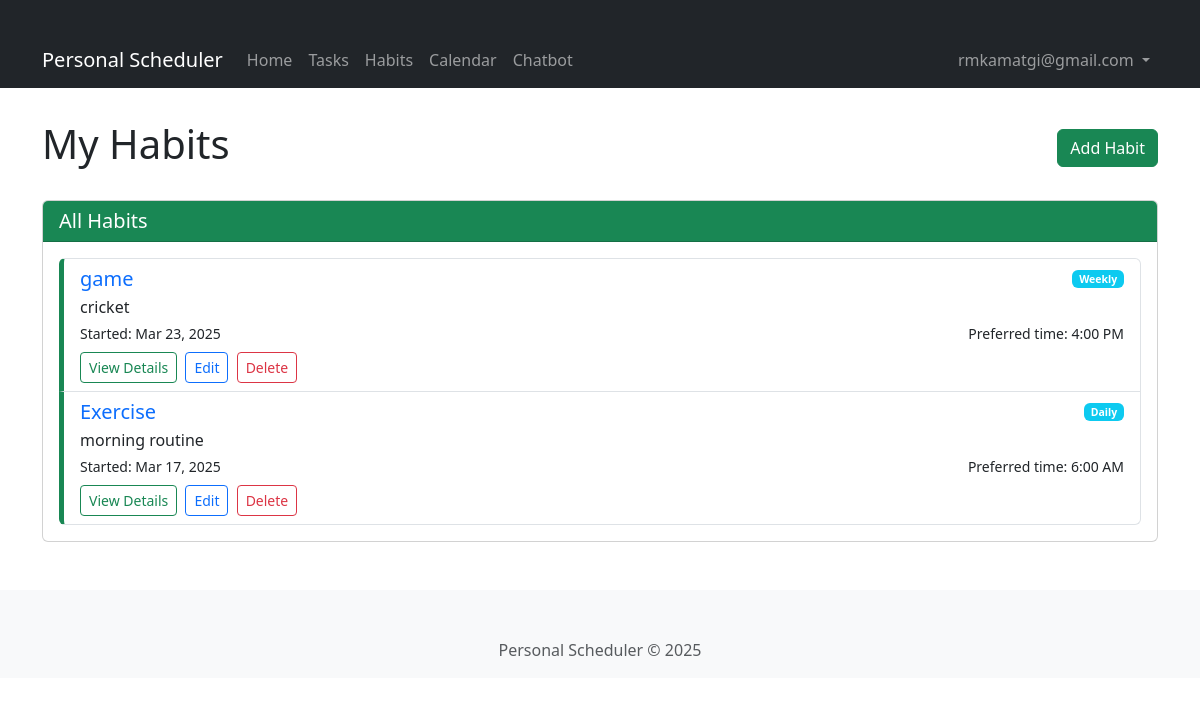
Screenshot of /habits/ (signed in) with the database file from the repository.
### tasks/models/__init__.py (models this page shows, shortened)
class Habit(models.Model):
    FREQUENCY_CHOICES = [
        ('daily', 'Daily'),
        ('weekly', 'Weekly'),
        ('monthly', 'Monthly'),
    ]
    user = models.ForeignKey(User, on_delete=models.CASCADE, related_name='habits')
    title = models.CharField(max_length=200)
    description = models.TextField(blank=True)
    frequency = models.CharField(max_length=50, choices=FREQUENCY_CHOICES)  # e.g., "daily", "weekly"
    duration = models.IntegerField(help_text='Duration in minutes')  # Duration in minutes
    start_date = models.DateTimeField()
    preferred_time = models.TimeField(help_text='Preferred time of day for this habit')
    google_event_id = models.CharField(max_length=255, blank=True, null=True)
    created_at = models.DateTimeField(auto_now_add=True)
    updated_at = models.DateTimeField(auto_now=True)

### tasks/views.py (the view)
# urls.py: path('habits/', views.habit_list, name='habit_list'),
@login_required
def habit_list(request):
    habits = Habit.objects.filter(user=request.user).order_by('-created_at')
    return render(request, 'tasks/habit_list.html', {'habits': habits})

### tasks/templates/tasks/habit_list.html (shortened to what this page needs)
{% extends 'tasks/base.html' %}
{% block content %}
<div class="row">
    <div class="col-md-12 mb-4">
        <div class="d-flex justify-content-between align-items-center">
            <h1>My Habits</h1>
            <a href="{% url 'tasks:habit_create' %}" class="btn btn-success">Add Habit</a>
        </div>
    </div>
</div>
<div class="row">
    <div class="col-md-12">
        <div class="card">
            <div class="card-header bg-success text-white">
                <h5 class="card-title mb-0">All Habits</h5>
            </div>
            <div class="card-body">
                {% if habits %}
                    <div class="list-group">
                        {% for habit in habits %}
                            <div class="list-group-item list-group-item-action habit-card">
                                <div class="d-flex w-100 justify-content-between">
                                    <h5 class="mb-1">
                                        <a href="{% url 'tasks:habit_detail' habit.pk %}" class="text-decoration-none">{{ habit.title }}</a>
                                    </h5>
                                    <small>
                                        <span class="badge bg-info text-white">{{ habit.get_frequency_display }}</span>
                                    </small>
                                </div>
                                <p class="mb-1">{{ habit.description|truncatechars:100 }}</p>
                                <div class="d-flex justify-content-between align-items-center">
                                    <small>Started: {{ habit.start_date|date:"M d, Y" }}</small>
                                    <small>Preferred time: {{ habit.preferred_time|time:"g:i A" }}</small>
                                </div>
                                <div class="mt-2">
                                    <a href="{% url 'tasks:habit_detail' habit.pk %}" class="btn btn-sm btn-outline-success">View Details</a>
                                    <a href="{% url 'tasks:habit_edit' habit.pk %}" class="btn btn-sm btn-outline-primary ms-1">Edit</a>
                                    <a href="{% url 'tasks:habit_delete' habit.pk %}" class="btn btn-sm btn-outline-danger ms-1">Delete</a>
                                </div>
                            </div>
                        {% endfor %}
                    </div>
                {% else %}
                    <p class="text-muted">No habits found. Create a new habit to get started!</p>
                {% endif %}
            </div>
        </div>
    </div>
</div>
{% endblock %}

### tasks/templates/tasks/base.html (shortened to what this page needs)
<!DOCTYPE html>
<html lang="en">
<head>
    {% load django_bootstrap5 %}
    {% bootstrap_css %}
</head>
<body>
    <nav class="navbar navbar-expand-lg navbar-dark bg-dark">
        <div class="container">
            <a class="navbar-brand" href="{% url 'tasks:home' %}">Personal Scheduler</a>
            <div class="collapse navbar-collapse" id="navbarNav">
                <ul class="navbar-nav me-auto">
                    <li class="nav-item">
                        <a class="nav-link" href="{% url 'tasks:home' %}">Home</a>
                    </li>
                    <li class="nav-item">
                        <a class="nav-link" href="{% url 'tasks:task_list' %}">Tasks</a>
                    </li>
                    <li class="nav-item">
                        <a class="nav-link" href="{% url 'tasks:habit_list' %}">Habits</a>
                    </li>
                    <li class="nav-item">
                        <a class="nav-link" href="{% url 'tasks:calendar' %}">Calendar</a>
                    </li>
                    <li class="nav-item">
                        <a class="nav-link" href="{% url 'tasks:chatbot' %}">Chatbot</a>
                    </li>
                </ul>
                <ul class="navbar-nav">
                    {% if user.is_authenticated %}
                        <li class="nav-item dropdown">
                            <a class="nav-link dropdown-toggle" href="#" id="navbarDropdown" role="button" data-bs-toggle="dropdown">
                                {{ user.username }}
                            </a>
                        </li>
                    {% endif %}
                </ul>
            </div>
        </div>
    </nav>
    <div class="container">
        {% block content %}{% endblock %}
    </div>
    <footer class="mt-5 py-3 bg-light text-center">
        <div class="container">
            <p class="text-muted mb-0">Personal Scheduler &copy; {% now "Y" %}</p>
        </div>
    </footer>
</body>
</html>

### tasks/templates/tasks/base.html (style rules this page uses)
.container { padding-top: 2rem; }
.habit-card { border-left: 5px solid #198754; }

### rows the page displays
Habit: title "game", frequency "Weekly", description "cricket", start_date "Mar 23, 2025", preferred_time "4:00 PM"
Habit: title "Exercise", frequency "Daily", description "morning routine", start_date "Mar 17, 2025", preferred_time "6:00 AM"

### other values shown
{{ user.username }} "rmkamatgi@gmail.com"
